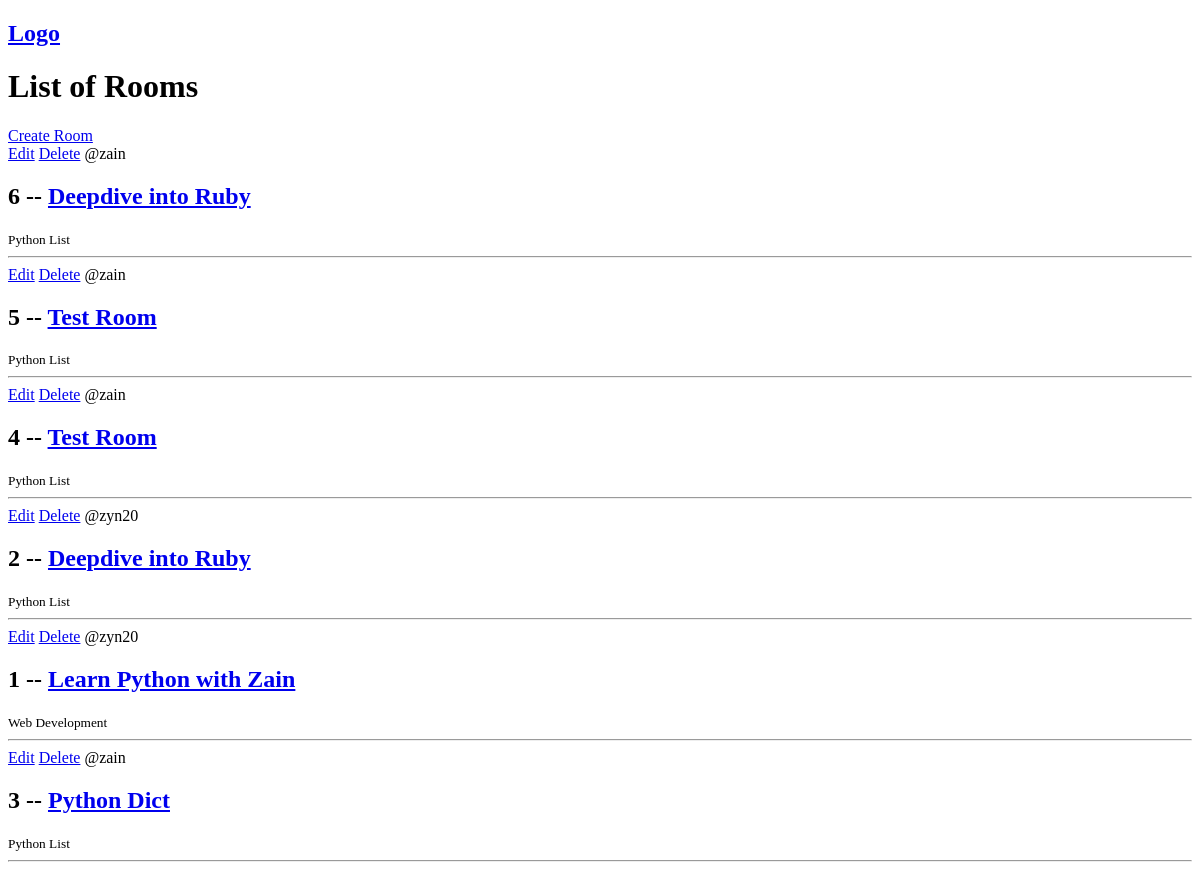
Page /home/ on the earlier database version.
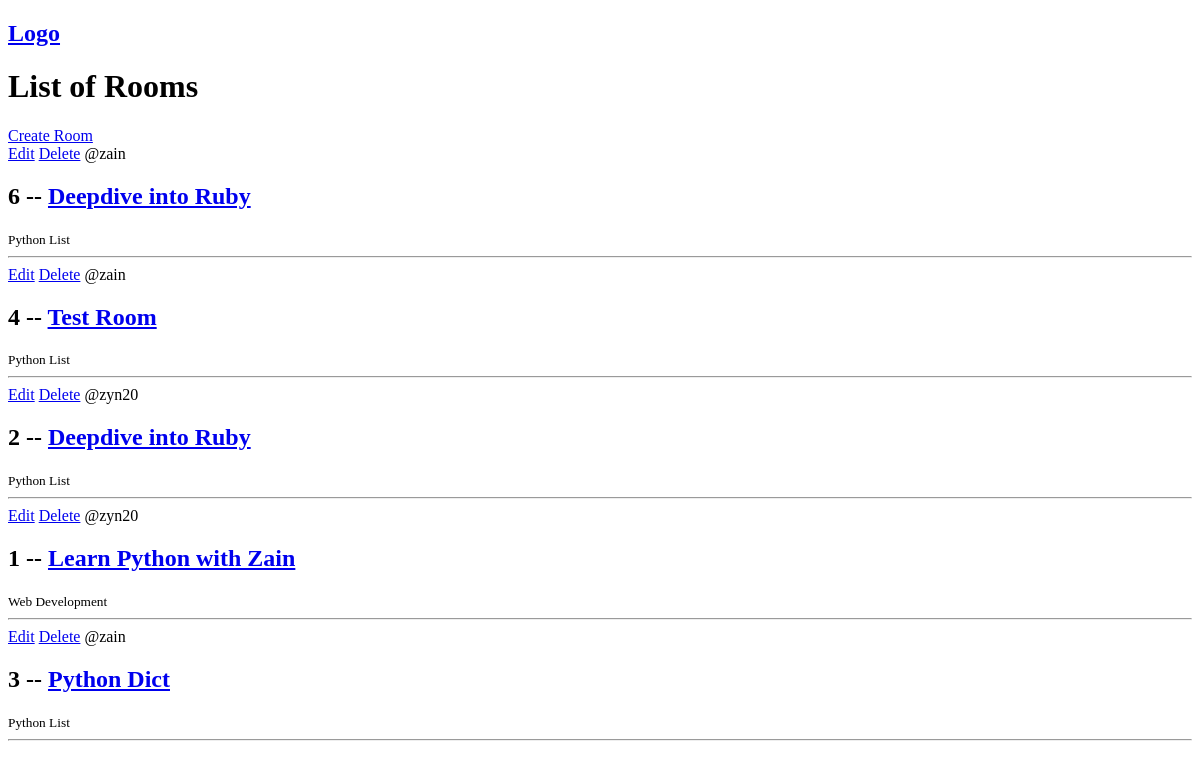
Same page on the later database version.
### main/models.py (models this page shows, shortened)
class Room (models.Model):
    host = models.ForeignKey(User, on_delete=models.SET_NULL,null=True)
    topic = models.ForeignKey(Topic, on_delete=models.SET_NULL,null=True)
    name = models.CharField(max_length=200)
    description = models.TextField(null = True,blank=True)
    updated = models.DateTimeField(auto_now = True)
    created = models.DateTimeField(auto_now_add = True)
    class Meta:
        ordering = ['-updated','-created']

class Topic(models.Model):
    name = models.CharField(max_length=200)

### main/views.py (the view)
# urls.py: path('home/', views.home, name='home'),
def home(request):
    rooms = Room.objects.all()
    context = {'rooms': rooms}
    return render(request, 'main/home.html', context)

### main/templates/main/home.html
{% extends "main.html" %}
{% block content %}
    <h1>List of Rooms</h1>
    <div>
        <a href="{% url 'create-room' %}">Create Room</a>
        <div>
            {% for r in rooms %}
                <div>
                    <a href="{% url 'update-room' r.id %}">Edit</a>
                    <a href="{% url 'delete-room' r.id %}">Delete</a>
                    <span>@{{r.host.username}} </span>
                    <h2>{{ r.id }} -- <a href="{% url 'room' r.id %}">{{ r.name }}</a></h2>
                    <small>{{r.topic.name}}</small>
                    <hr>
                </div>
            {% endfor %}
        </div>
    </div>
{% endblock content %}

Differences in the rows shown:
removed Room: host.username "zain", id "5", name "Test Room", topic.name "Python List"
